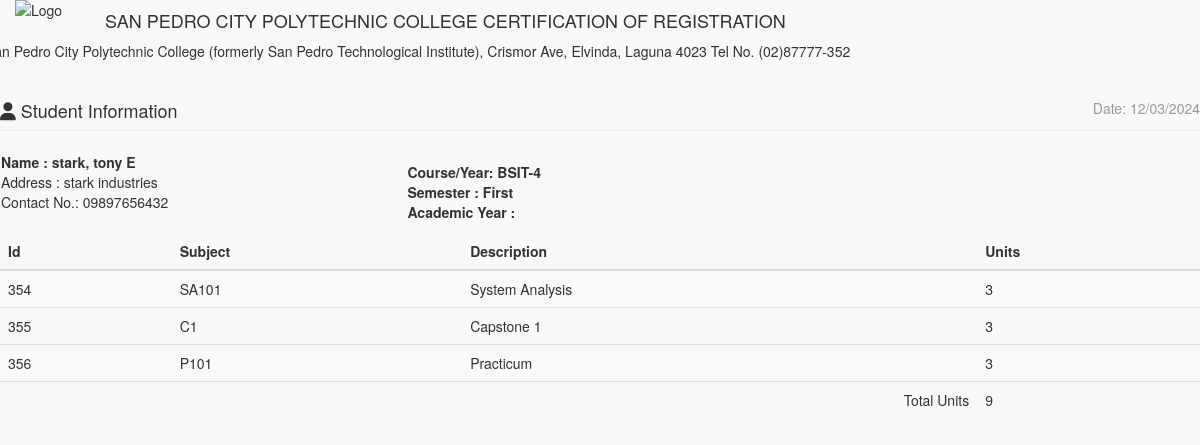
/statementaccnt.php (signed in), run on the app's committed database.
### tables this page shows
CREATE TABLE `course` (
  `COURSE_ID` int(11) NOT NULL,
  `COURSE_NAME` varchar(30) NOT NULL,
  `COURSE_LEVEL` varchar(50) NOT NULL DEFAULT '1',
  `COURSE_MAJOR` varchar(30) NOT NULL DEFAULT 'None',
  `COURSE_DESC` varchar(255) NOT NULL,
  `DEPT_ID` int(11) NOT NULL,
  `SETSEMESTER` varchar(90) NOT NULL
);

CREATE TABLE `subject` (
  `SUBJ_ID` int(11) NOT NULL,
  `SUBJ_CODE` varchar(30) NOT NULL,
  `SUBJ_DESCRIPTION` varchar(255) NOT NULL,
  `UNIT` int(2) NOT NULL,
  `PRE_REQUISITE` varchar(30) NOT NULL DEFAULT 'None',
  `COURSE_ID` int(11) NOT NULL,
  `AY` varchar(30) NOT NULL,
  `SEMESTER` varchar(20) NOT NULL,
  `PreTaken` tinyint(1) NOT NULL
);

### include/database.php (called while the page is built, shortened)
<?php
class Database {
	var $sql_string = '';
	public $conn;
	public function open_connection() {
		$this->conn = mysqli_connect(server,user,pass);
		if(!$this->conn){
			echo "Problem in database connection! Contact administrator!";
			exit();
		}else{
			$db_select = mysqli_select_db($this->conn,database_name);
		}
	}
	function setQuery($sql='') {
		$this->sql_string=$sql;
	}
	function executeQuery() {
		$result = mysqli_query($this->conn,$this->sql_string);
		return $result;
	}
	private function confirm_query($result) {
		return $result;
	}
	function loadResultList( $key='' ) {
		$cur = $this->executeQuery();
		$array = array();
		while ($row = mysqli_fetch_object($cur)) {
			if ($key) {
				$array[$row->$key] = $row;
			} else {
				$array[] = $row;
			}
		}
		return $array;
	}
	function loadSingleResult() {
		$cur = $this->executeQuery();
		while ($row = mysqli_fetch_object($cur)) {
		return $data = $row;
		}
	}
}
$mydb = new Database();
?>

### include/courses.php (called while the page is built, shortened)
<?php
require_once(LIB_PATH.DS.'database.php');
class Course {
	protected static  $tblname = "course";
	function single_course($id=""){
			global $mydb;
			$mydb->setQuery("SELECT * FROM ".self::$tblname."
				Where COURSE_ID= '{$id}' LIMIT 1");
			$cur = $mydb->loadSingleResult();
			return $cur;
	}
}
?>

### statementaccnt.php (the view, shortened to what this page needs)
<?php
require_once("include/initialize.php");
?>
<!DOCTYPE html>
<html>
<head>
  <link href="<?php echo web_root; ?>admin/css/bootstrap.min.css" rel="stylesheet">
    <link href="<?php echo web_root; ?>admin/css/metisMenu.min.css" rel="stylesheet">
    <link href="<?php echo web_root; ?>admin/css/timeline.css" rel="stylesheet">
    <link href="<?php echo web_root; ?>admin/css/sb-admin-2.css" rel="stylesheet">
   <link href="<?php echo web_root; ?>admin/css/morris.css" rel="stylesheet">
    <link href="<?php echo web_root; ?>admin/font/css/font-awesome.min.css" rel="stylesheet" type="text/css">
  <link href="<?php echo web_root; ?>admin/font/font-awesome.min.css" rel="stylesheet" type="text/css">
    <link href="<?php echo web_root; ?>admin/css/dataTables.bootstrap.css" rel="stylesheet">
<link href="<?php echo web_root; ?>css/bootstrap-datetimepicker.min.css" rel="stylesheet" media="screen">
 <link href="<?php echo web_root; ?>css/datepicker.css" rel="stylesheet" media="screen">
 <link href="<?php echo web_root; ?>admin/css/costum.css" rel="stylesheet">
</head>
  <div class="col-xs-12">
            <img src="<?php echo web_root; ?>/img/SPCPC-logo.png" class="pull-left" alt="Logo" style="width: 90px; height: auto;">
        </div>
<body onload="window.print()">
<div class="wrapper">
    <section class="invoice">
      <div class="row">
        <h4>SAN PEDRO CITY POLYTECHNIC COLLEGE CERTIFICATION OF REGISTRATION</h4>
        San Pedro City Polytechnic College (formerly San Pedro Technological Institute), Crismor Ave, Elvinda, Laguna 4023 Tel No. (02)87777-352
      </div>
      <div class="row">
        <div class="col-xs-12">
          <h4 class="page-header">
            <i class="fa fa-user"></i> Student Information
            <small class="pull-right">Date: <?php echo date('m/d/Y'); ?></small>
          </h4>
        </div>
      </div>
      <table>
        <tr>
          <td width="75%" colspan="2" >
            <address>
            <b>Name : <?php echo $_SESSION['LNAME']. ', ' .$_SESSION['FNAME'] .' ' .$_SESSION['MI'];?></b><br>
            Address : <?php echo $_SESSION['PADDRESS'];?><br>
            Contact No.: <?php echo $_SESSION['CONTACT'];?><br>
          </address>
          </td>
          <td >
             <b>Course/Year:  <?php
            $course = New Course();
            $singlecourse = $course->single_course($_SESSION['COURSEID']);
            echo $_SESSION['COURSE_YEAR'] = $singlecourse->COURSE_NAME.'-'.$singlecourse->COURSE_LEVEL;
            ?></b><br>
          <b>Semester : <?php echo $_SESSION['SEMESTER']; ?></b> <br/>
          <b>Academic Year : <?php echo $_SESSION['SY']; ?></b>
          </td>
        </tr>
      </table>
<?php
  if (isset($_SESSION['gvCart'])){
?>
<div class="row">
  <div class="col-xs-12 table-responsive">
    <table class="table table-striped">
      <thead>
      <tr>
        <th>Id</th>
        <th>Subject</th>
        <th>Description</th>
        <th>Units</th>
      </tr>
      </thead>
      <tbody>
      <?php
        $totunit = '';
          if (isset($_SESSION['gvCart'])){
             $count_cart = count($_SESSION['gvCart']);
                for ($i=0; $i < $count_cart  ; $i++) {
                    $query = "SELECT * FROM `subject` s, `course` c WHERE s.COURSE_ID=c.COURSE_ID AND SUBJ_ID=" . $_SESSION['gvCart'][$i]['subjectid'];
                     $mydb->setQuery($query);
                     $cur = $mydb->loadResultList();
                      foreach ($cur as $result) {
                         echo '<tr>';
                          echo '<td>' . $result->SUBJ_ID.'</a></td>';
                          echo '<td>'. $result->SUBJ_CODE.'</td>';
                          echo '<td>'. $result->SUBJ_DESCRIPTION.'</td>';
                          echo '<td>' . $result->UNIT.'</a></td>';
                          echo '</tr>';
                          $totunit +=  $result->UNIT;
                      }
                }
              }
          ?>
      </tbody>
     </table>
<?php
}else{
?>
    <table class="table table-striped">
      <thead>
      <tr>
        <th>Id</th>
        <th>Subject</th>
        <th>Description</th>
        <th>Units</th>
      </tr>
      </thead>
      <tbody>
      <?php
       $totunit = 0;
      $mydb->setQuery("SELECT * FROM `subject` s, `course` c
        WHERE s.COURSE_ID=c.COURSE_ID AND s.COURSE_ID=".$_SESSION['COURSEID']." AND SEMESTER='".$_SESSION['SEMESTER']."'");
      $cur = $mydb->loadResultList();
      foreach ($cur as $result) {
        echo '<tr>';
        echo '<td>'.$result->SUBJ_ID.'</td>';
        echo '<td>'.$result->SUBJ_CODE.'</td>';
        echo '<td>'.$result->SUBJ_DESCRIPTION.'</td>';
        echo '<td>'.$result->UNIT.'</td>';
        echo '</tr>';
        $totunit +=  $result->UNIT;
      }
      ?>
      <tr>
      <td colspan="3" align="right" >Total Units</td>
      <td><?php echo $totunit;?></td>
      </tr>
      </tbody>
    </table>
<?php
}
?>
          </div>
 </body>
 </html>

### admin/css/sb-admin-2.css (style rules this page uses)
body { background-color: #f8f8f8; }

### data on the page
course: COURSE_NAME+COURSE_LEVEL "BSIT-4"
subject: SUBJ_ID "354", SUBJ_CODE "SA101", SUBJ_DESCRIPTION "System Analysis", UNIT "3"
subject: SUBJ_ID "355", SUBJ_CODE "C1", SUBJ_DESCRIPTION "Capstone 1", UNIT "3"
subject: SUBJ_ID "356", SUBJ_CODE "P101", SUBJ_DESCRIPTION "Practicum", UNIT "3"

### other printed values
$_SESSION['LNAME'] "stark"
$_SESSION['FNAME'] "tony"
$_SESSION['MI'] "E"
$_SESSION['PADDRESS'] "stark industries"
$_SESSION['CONTACT'] "09897656432"
$_SESSION['SEMESTER'] "First"
$totunit "9"
